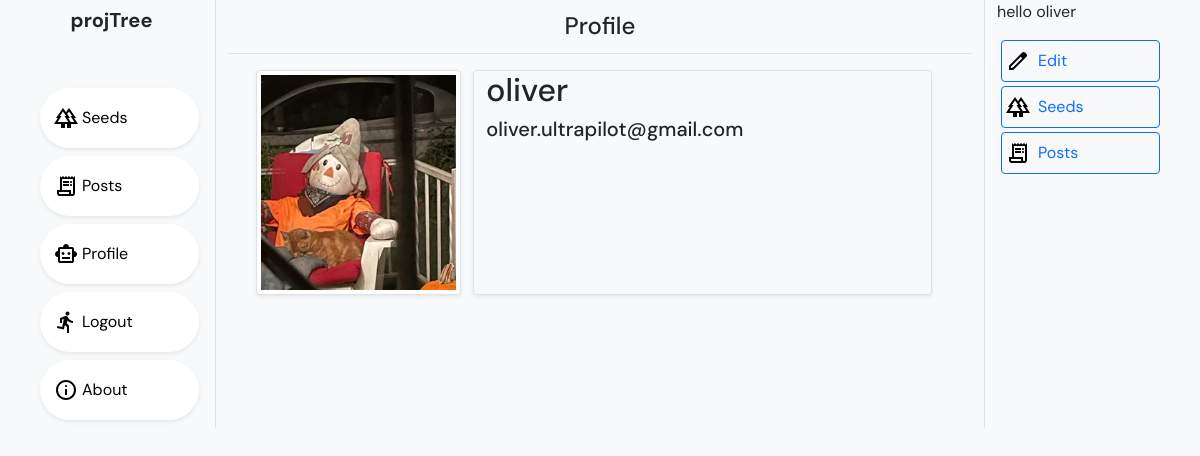
Page /account/profile/ (signed in) on the committed database.
### users/models.py (models this page shows, shortened)
class Profile(models.Model):
    user = models.OneToOneField(User, on_delete = models.CASCADE)
    image = models.ImageField(default='default.jpg', upload_to='profile_pics')

### users/views.py (the view)
# urls.py: path('profile/', views.profile_view, name='profile'),
@login_required
def profile_view(request):
    profile = Profile.objects.filter(user = request.user).first()
    return render(request, 'users/profile.html', {'profile': profile})

### users/templates/users/profile.html
{% extends "base.html" %}
{% load static %}
{% load crispy_forms_tags %}
{% block head %}
Profile
{% endblock %}
{% block content %}
    <div class="infoPart row my-3 container">
        <div class=" col-4 ">
            <img class="rounded img-thumbnail shadow-sm w-100" src="{{profile.image.url}} " alt="">
        </div>
        <div class="col-8 border rounded shadow-sm">
            <p class="h2" >{{profile.user.username}}</p>
            <p class="h5" >{{profile.user.email}}</p>
        </div>
    </div>
{% endblock %}
{% block info %}
{% if user == profile.user %}
<div>
    <a class="p-1 m-1 btn btn-outline-primary d-flex text-center" href=" {% url 'profile_update' %} ">
        <img src="{% static 'seed/icons/edit_icon.svg' %} " alt="">
        <p class="px-1 mx-1 my-1">Edit</p>
    </a>
</div>
{% endif %}
<div>
    <a class="p-1 m-1 btn btn-outline-primary d-flex text-center" href="{% url 'user_seeds' user %}">
        <img src="{% static 'seed/icons/seed_list_icon.svg' %} " alt="">
        <p class="px-1 mx-1 my-1">Seeds</p>
    </a>
</div>
<div>
    <a class="p-1 m-1 btn btn-outline-primary d-flex text-center" href="{%url 'user_posts' user%}">
        <img src="{% static 'seed/icons/posts_icon.svg' %} " alt="">
        <p class="px-1 mx-1 my-1">Posts</p>
    </a>
</div>
{% endblock %}

### templates/base.html (shortened to what this page needs)
{% load static %}
<!DOCTYPE html>
<html lang="en">
<head>
  <link href="https://cdn.jsdelivr.net/npm/bootstrap@5.0.2/dist/css/bootstrap.min.css" rel="stylesheet"
>
  <link rel="stylesheet" type="text/css" href="{% static 'seed/css/style.css' %}">
</head>
<body class="bg-light" >
  <div class="container-fluid row mx-0 bg-light" style="font-family: DM Sans; ">
    <div class="navPart col-lg-2 col-md-2 col-sm-2 d-none d-sm-block bg-light border-end">
      <div class="d-flex flex-column sticky-top">
        <div class="logo justify-content-center align-content-center mb-5">
          <a class="text-body navbar-brand d-none d-md-block text-center" href="{% url 'home' %} "><strong>projTree</strong></a>
        </div>
        <div class="navs row justify-content-center mx-1">
          <a href="{% url 'seed_list' %} " class="navBtn d-flex rounded-pill col-12 mb-2 shadow-sm py-3" >
            <img class="me-1" src="{% static 'seed/icons/seed_list_icon.svg' %}" alt="alt">
            <p class="d-none d-md-block my-auto">Seeds</p>
          </a>
          <a href="{% url 'posts' %} " class="navBtn d-flex rounded-pill col-12 mb-2 shadow-sm py-3">
            <img class="me-1" src="{% static 'seed/icons/posts_icon.svg' %}" alt="alt">
            <p class="d-none d-md-block my-auto">Posts</p>
          </a>
          {% if user.is_authenticated %}
          <a href="{% url 'profile' %} " class="navBtn d-flex rounded-pill col-12 mb-2 shadow-sm py-3">
            <img class="me-1" src="{% static 'seed/icons/profile_icon.svg' %}" alt="alt">
            <p class="d-none d-md-block my-auto">Profile</p>
          </a>
          <a href="{% url 'logout' %} " class="navBtn d-flex rounded-pill col-12 mb-2 shadow-sm py-3">
            <img class="me-1" src="{% static 'seed/icons/logout_icon.svg' %}" alt="alt">
            <p class="d-none d-md-block my-auto">Logout</p>
          </a>
          {% endif %}
          <a href="{% url 'about' %} " class="navBtn d-flex rounded-pill col-12 mb-2 shadow-sm py-3">
            <img class="me-1" src="{% static 'seed/icons/about_icon.svg' %}" alt="alt">
            <p class="d-none d-md-block my-auto">About</p>
          </a>
        </div>
      </div>
    </div>
    <div class="contentPart col-lg-8 col-md-10 col-sm-10  bg-light" style="padding-top: 0%;">
      <div class="heading border-bottom sticky-top text-center bg-light h4 py-2">
        <p class="my-1"> {% block head %} {% endblock %} </p>
      </div>
      <div class="px-1">
        {% block content %}
        {% endblock %}
      </div>
    </div>
    <div class="infoPart col-lg-2 d-none d-lg-block border-start">
      <div class="sticky-top">
        {% if user.is_authenticated %}
        <p>hello {{user.username}} </p>
        {% endif %}
        {% block info %}
        {% endblock %}
      </div>
    </div>
  </div>
</body>
</html>

### seed/static/seed/css/style.css (style rules this page uses)
a { text-decoration: none; }

### templates/base.html (style rules this page uses)
.navBtn { background-color: white; color: #000; box-sizing: border-box; border: 2px solid transparent; }

### rows in the picture
Profile: image (picture), user.username "oliver", user.email "oliver.ultrapilot@gmail.com"

### other values in the picture
{{ user.username }} "oliver"
